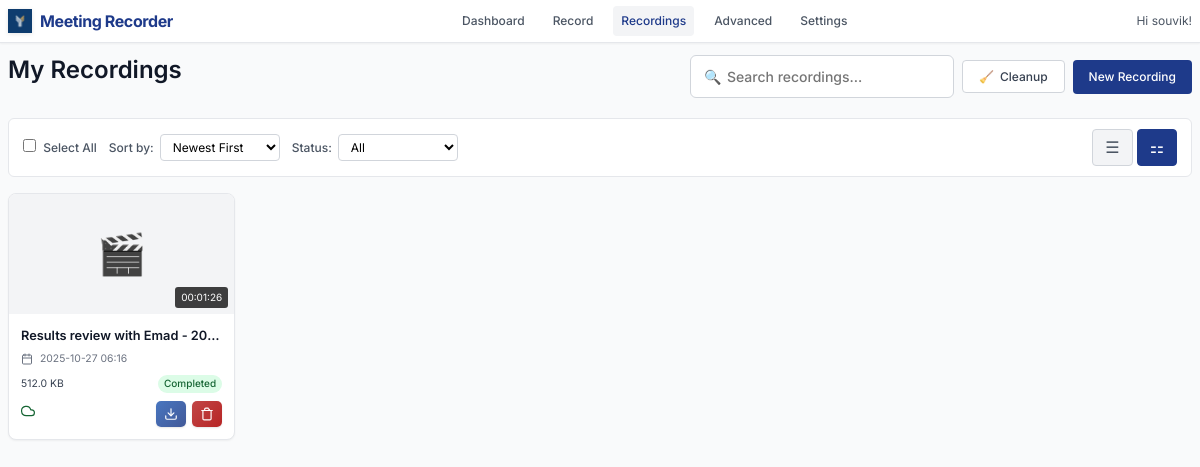
The app's page /recordings (signed in), older data.
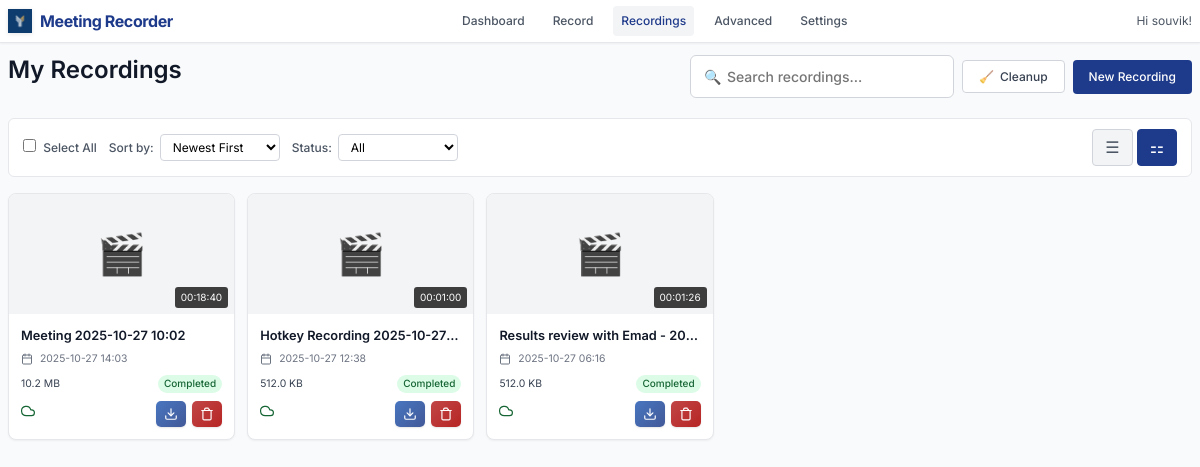
The same page, newer data.
### models.py (models this page shows, shortened)
class User(UserMixin, db.Model):
    id = db.Column(db.Integer, primary_key=True)
    username = db.Column(db.String(80), unique=True, nullable=False)
    email = db.Column(db.String(120), unique=True, nullable=False)
    password_hash = db.Column(db.String(128))
    created_at = db.Column(db.DateTime, default=datetime.utcnow)
    is_active = db.Column(db.Boolean, default=True)
    default_monitor = db.Column(db.String(200))  # Default monitor for recordings
    auto_delete_days = db.Column(db.Integer, default=30)  # Auto-delete recordings after N days
    recordings = db.relationship('Recording', backref='user', lazy=True)
    meetings = db.relationship('Meeting', backref='user', lazy=True)

class Recording(db.Model):
    id = db.Column(db.Integer, primary_key=True)
    title = db.Column(db.String(200), nullable=False)
    filename = db.Column(db.String(255), nullable=False)
    file_path = db.Column(db.String(500), nullable=False)
    file_size = db.Column(db.BigInteger, default=0)  # in bytes
    duration = db.Column(db.Integer, default=0)  # in seconds
    created_at = db.Column(db.DateTime, default=datetime.utcnow)
    started_at = db.Column(db.DateTime)
    ended_at = db.Column(db.DateTime)
    monitor_name = db.Column(db.String(200))
    resolution = db.Column(db.String(50))  # e.g., "1920x1080"
    uploaded = db.Column(db.Boolean, default=False)
    upload_url = db.Column(db.String(500))  # Legacy field - kept for compatibility
    video_url = db.Column(db.String(500))
    transcript_url = db.Column(db.String(500))
    thumbnail_url = db.Column(db.String(500))
    upload_status = db.Column(db.String(50), default='pending')  # pending, uploading, completed, failed
    upload_metadata = db.Column(db.Text)  # JSON metadata from upload
    user_id = db.Column(db.Integer, db.ForeignKey('user.id'), nullable=False)
    status = db.Column(db.String(50), default='completed')  # recording, processing, completed, failed
    @property
    def duration_formatted(self):
        if not self.duration:
            return "00:00:00"
        hours = self.duration // 3600
        minutes = (self.duration % 3600) // 60
        seconds = self.duration % 60
        return f"{hours:02d}:{minutes:02d}:{seconds:02d}"
    @property
    def file_size_formatted(self):
        if not self.file_size:
            return "0 B"
        size = self.file_size  # Work with a copy to avoid modifying the actual value
        for unit in ['B', 'KB', 'MB', 'GB']:
            if size < 1024:
                return f"{size:.1f} {unit}"
            size /= 1024
        return f"{size:.1f} TB"
    @property
    def sync_status(self):
        if self.upload_status == 'completed' and self.uploaded:
            return "Synced"
        elif self.upload_status == 'uploading':
            return "Uploading"
        elif self.upload_status == 'failed':
            return "Upload Failed"
        elif self.status == "failed":
            return "Recording Failed"
        elif self.status == "processing":
            return "Processing"
        else:
            return "Local Only"
    @property
    def sync_status_class(self):
        status = self.sync_status
        if status == "Synced":
            return "status-synced"
        elif status == "Uploading":
            return "status-uploading"
        elif "Failed" in status:
            return "status-failed"
        elif status == "Processing":
            return "status-processing"
        else:
            return "status-local"
    @property
    def resolved_file_path(self):
        if not self.file_path:
            return None
        current_dir = os.path.dirname(os.path.abspath(__file__))
        if os.path.isabs(self.file_path):
            filename = os.path.basename(self.file_path)
        else:
            filename = self.file_path
        resolved_path = os.path.join(current_dir, 'recordings', filename)
        return resolved_path
    @property
    def transcript_path(self):
        current_dir = os.path.dirname(os.path.abspath(__file__))
        recordings_dir = os.path.join(current_dir, 'recordings')
        safe_title = "".join(c for c in self.title if c.isalnum() or c in (' ', '-', '_')).rstrip()
        transcript_filename = f"{safe_title}_transcript.txt"
        transcript_path = os.path.join(recordings_dir, transcript_filename)
        if os.path.exists(transcript_path):
            return transcript_path
        resolved_path = self.resolved_file_path
        if resolved_path:
            old_transcript_path = os.path.splitext(resolved_path)[0] + '_transcript.txt'
            if os.path.exists(old_transcript_path):
                return old_transcript_path
        return transcript_path
    @property
    def has_transcript(self):
        transcript_path = self.transcript_path
        return transcript_path and os.path.exists(transcript_path)

### app.py (the view, shortened to what this page needs)
@app.route('/recordings')
@login_required
def recordings():
    page = request.args.get('page', 1, type=int)
    sort_by = request.args.get('sort', 'date_desc')
    status_filter = request.args.get('status', 'all')
    search_query = request.args.get('search', '').strip()
    query = Recording.query
    if search_query:
        query = query.filter(Recording.title.contains(search_query))
    if sort_by == 'date_asc':
        query = query.order_by(Recording.created_at.asc())
    elif sort_by == 'title':
        query = query.order_by(Recording.title.asc())
    elif sort_by == 'duration':
        query = query.order_by(Recording.duration.desc().nullslast())
    else:  # default: date_desc
        query = query.order_by(Recording.created_at.desc())
    recordings = query.paginate(page=page, per_page=10, error_out=False)
    return render_template('recordings.html', recordings=recordings)

### app.py (called while the page is built)
@app.context_processor
def utility_processor():
    active_recording = None
    if current_user.is_authenticated:
        from dual_stream import DualModeStreamer
        global recording_state
        if recording_state.get('active', False):
            recent_recording = Recording.query.filter_by(user_id=current_user.id).order_by(Recording.created_at.desc()).first()
            if recent_recording and recent_recording.status != 'completed':
                active_recording = recent_recording
    return dict(
        format_file_size=format_file_size,
        format_duration=format_duration,
        active_recording=active_recording
    )

@login_manager.user_loader
def load_user(user_id):
    return db.session.get(User, int(user_id))  # Fix SQLAlchemy deprecation

### templates/recordings.html (shortened to what this page needs)
{% extends "base.html" %}
{% block content %}
<div class="page-header">
    <h1 class="page-title">My Recordings</h1>
    <div class="header-actions">
        <div class="search-box">
            <span class="search-icon">🔍</span>
            <input type="text" class="search-input" placeholder="Search recordings...">
        </div>
        <button onclick="cleanupOrphanedRecordings()" class="btn-secondary" title="Remove database entries without files">
            <span>🧹</span>
            Cleanup
        </button>
        <a href="/record" class="btn-primary">
            New Recording
        </a>
    </div>
</div>
<div class="filters">
    <div class="filter-group">
        <label class="filter-label">
            <input type="checkbox" id="selectAllCheckbox" onchange="toggleSelectAll()" style="margin-right: 0.25rem;">
            Select All
        </label>
    </div>
    <div class="filter-group">
        <label class="filter-label">Sort by:</label>
        <select class="filter-select" id="sortSelect">
            <option value="date_desc">Newest First</option>
        </select>
    </div>
    <div class="filter-group">
        <label class="filter-label">Status:</label>
        <select class="filter-select" id="statusSelect">
            <option value="all">All</option>
        </select>
    </div>
    <div class="view-toggles">
        <button class="view-toggle-btn" onclick="setView('list')" title="List View">
            <span>☰</span>
        </button>
        <button class="view-toggle-btn active" onclick="setView('grid')" title="Grid View">
            <span>⚏</span>
        </button>
    </div>
</div>
{% if recordings.items %}
    <div class="recordings-grid">
        {% for recording in recordings.items %}
        <div class="recording-card" onclick="playRecording('{{ recording.id }}', event)">
            <div class="recording-thumbnail">
                {% if recording.file_path %}
                <div class="placeholder-thumbnail" style="display: none; width: 100%; height: 100%; align-items: center; justify-content: center; font-size: 2.5rem; color: var(--gray-400);">
                    🎬
                </div>
                {% else %}
                <div class="placeholder-thumbnail" style="width: 100%; height: 100%; display: flex; align-items: center; justify-content: center; font-size: 2.5rem; color: var(--gray-400);">
                    🎬
                </div>
                {% endif %}
                <div class="recording-duration">{{ recording.duration_formatted }}</div>
            </div>
            <div class="recording-info">
                <div class="recording-title">{{ recording.title }}</div>
                <div class="recording-meta">
                    <div class="recording-date">
                        {{ recording.created_at.strftime('%Y-%m-%d %H:%M') }}
                    </div>
                </div>
                <div class="recording-details">
                    <span class="recording-size">{{ recording.file_size_formatted }}</span>
                    <span class="recording-status status-{{ recording.status }}">
                        {{ recording.status.title() }}
                    </span>
                </div>
                <div class="recording-actions">
                    <div class="sync-indicator">
                        <span class="{{ recording.sync_status_class }}" title="{{ recording.sync_status }}">
                            {% if recording.sync_status == 'Synced' %}
                                <svg width="14" height="14" viewBox="0 0 24 24" fill="none" stroke="currentColor" stroke-width="2" stroke-linecap="round" stroke-linejoin="round">
                                    <path d="M18 10h-1.26A8 8 0 1 0 9 20h9a5 5 0 0 0 0-10z"/>
                                </svg>
                            {% elif recording.sync_status == 'Completed' %}
                                <svg width="14" height="14" viewBox="0 0 24 24" fill="none" stroke="currentColor" stroke-width="2" stroke-linecap="round" stroke-linejoin="round">
                                    <polyline points="20,6 9,17 4,12"/>
                                </svg>
                            {% elif recording.sync_status == 'Processing' %}
                                <svg width="14" height="14" viewBox="0 0 24 24" fill="none" stroke="currentColor" stroke-width="2" stroke-linecap="round" stroke-linejoin="round" style="animation: spin 1s linear infinite;">
                                    <path d="M21 12a9 9 0 11-6.219-8.56"/>
                                </svg>
                            {% elif recording.sync_status == 'Failed' %}
                                <svg width="14" height="14" viewBox="0 0 24 24" fill="none" stroke="currentColor" stroke-width="2" stroke-linecap="round" stroke-linejoin="round">
                                    <circle cx="12" cy="12" r="10"/>
                                    <line x1="15" y1="9" x2="9" y2="15"/>
                                    <line x1="9" y1="9" x2="15" y2="15"/>
                                </svg>
                            {% endif %}
                        </span>
                    </div>
                    <div class="action-buttons">
                        {% if recording.file_path %}
                        <a href="{{ url_for('download_recording', recording_id=recording.id) }}"
                           class="download-btn"
                           title="Download video">
                            <svg width="14" height="14" viewBox="0 0 24 24" fill="none" stroke="currentColor" stroke-width="2" stroke-linecap="round" stroke-linejoin="round">
                                <path d="M21 15v4a2 2 0 0 1-2 2H5a2 2 0 0 1-2-2v-4"/>
                                <polyline points="7,10 12,15 17,10"/>
                                <line x1="12" y1="15" x2="12" y2="3"/>
                            </svg>
                        </a>
                        {% endif %}
                        <button class="delete-btn"
                                onclick="deleteRecording({{ recording.id }}, '{{ recording.title }}')"
                                title="Delete recording">
                            <svg width="14" height="14" viewBox="0 0 24 24" fill="none" stroke="currentColor" stroke-width="2" stroke-linecap="round" stroke-linejoin="round">
                                <path d="M3 6h18"/>
                                <path d="M19 6v14c0 1-1 2-2 2H7c-1 0-2-1-2-2V6"/>
                                <path d="M8 6V4c0-1 1-2 2-2h4c0 1 1 2 2 2v2"/>
                            </svg>
                        </button>
                    </div>
                </div>
            </div>
        </div>
        {% endfor %}
    </div>
{% else %}
    <div class="empty-state">
        <div class="empty-icon">📹</div>
        <div class="empty-title">No recordings found</div>
        <p>You haven't created any recordings yet. Start by recording your first meeting!</p>
    </div>
{% endif %}
{% endblock %}

### templates/base.html (shortened to what this page needs)
<!DOCTYPE html>
<html lang="en">
<head>
</head>
<body>
    <header class="header">
        <div class="header-content">
            <a href="{{ url_for('dashboard') }}" class="logo">
                <img src="{{ url_for('static', filename='image.png') }}" alt="FYE Labs" class="logo-image">
                <span class="logo-text">Meeting Recorder</span>
            </a>
            <nav class="nav-menu">
                <a href="{{ url_for('dashboard') }}" class="nav-link {% if request.endpoint == 'dashboard' %}active{% endif %}">Dashboard</a>
                <a href="{{ url_for('record') }}" class="nav-link {% if request.endpoint == 'record' %}active{% endif %}">Record</a>
                <a href="{{ url_for('recordings') }}" class="nav-link {% if request.endpoint == 'recordings' %}active{% endif %}">Recordings</a>
                <a href="{{ url_for('admin_dashboard') }}" class="nav-link {% if request.endpoint.startswith('admin_') %}active{% endif %}">Advanced</a>
                <a href="{{ url_for('settings') }}" class="nav-link {% if request.endpoint == 'settings' %}active{% endif %}">Settings</a>
            </nav>
            <div class="user-menu">
                <span class="user-info">Hi {{ current_user.username }}!</span>
            </div>
        </div>
    </header>
    <main class="container">
        {% block content %}{% endblock %}
    </main>
</body>
</html>

Row changes from the older to the newer data that the page shows:
added Recording: duration_formatted "00:18:40", title "Meeting 2025-10-27 10:02", created_at "2025-10-27 14:03", file_size_formatted "10.2 MB", status "Completed", upload_status "completed" (drawn)
added Recording: duration_formatted "00:01:00", title "Hotkey Recording 2025-10-27…", created_at "2025-10-27 12:38", file_size_formatted "512.0 KB", status "Completed", upload_status "completed" (drawn)
